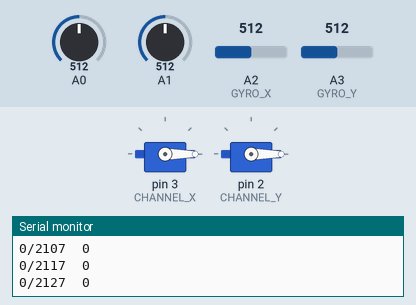
Bench run of a sketch on a simulated Arduino Uno, built with avr-gcc and run on an emulated ATmega328P. Shown: 2 × servo, the last lines printed to the serial monitor. Wiring (inferred from the names in the program): 2 × servo: signal pin 2 / signal pin 3. The inputs (shaded band) are chosen by the test bench; at power-on: A0 = 512, A2 (GYRO_X) = 512, A3 (GYRO_Y) = 512, A1 = 512. Servo pulses on a pin are drawn as a servo (544–2400 µs = 0–180°).

Above: at 2.2 s.
2.3 s: A0 set to 992
At 2.9 s:
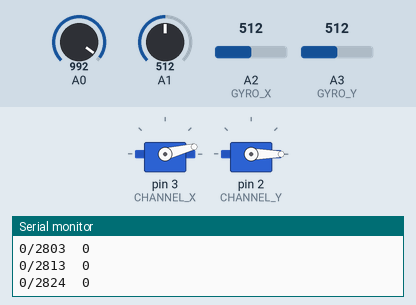
5.3 s: A2 (GYRO_X) set to 306
8.3 s: A3 (GYRO_Y) set to 716
At 9.0 s:
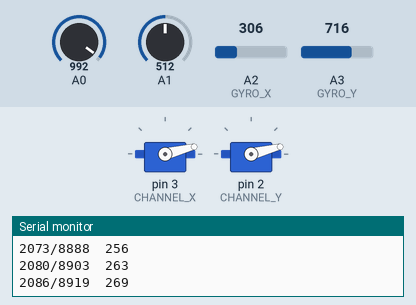
9.9 s: A3 (GYRO_Y) set to 671
11.4 s: A3 (GYRO_Y) set to 664
Timing chart, 0 to 13.9 s (numbered marks = the images above; inputs shaded):
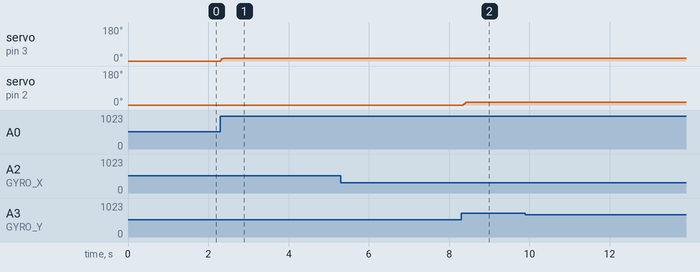

The sketch:

ArduinoMini_and_IDG500_stabilizer.ino
```cpp
/*
** A Gyro based stabilizer for an Arduino 328/8mhz based on the
** Invensense IDG-500 gyro.
 */

// gyro analog X,Y Axis input pin
#define GYRO_X A2
#define GYRO_Y A3

// analog input pins for X,Y axis servo set-point
#define CALIBRATE_X A0
#define CALIBRATE_Y A1

// X and Y Axis Servo PWM signal ping
#define CHANNEL_X 3
#define CHANNEL_Y 2

// PWM signal zero point high duration
#define PWM_PREAMBLE_US 800

// drifts back to set-point at roughly this degrees/sec
#define DRIFT_BACK_TO_CENTER_RATE 10L

struct SERVO {
  int adc_bias;
  int bias_acc;
  char direction;
  int expo;
  long rotation;
  unsigned long last_sample;
  unsigned int pulsewidth_us;
};

struct SERVO servo_x = { 0, 0, -1, 512, 0, 0, 0 };
struct SERVO servo_y = { 0, 0, 1, 512, 0, 0, 0 };

void setup() {
  // initialize serial communication at 9600 8n1
  Serial.begin(9600);

  pinMode(CHANNEL_X, OUTPUT);
  pinMode(CHANNEL_Y, OUTPUT);

  delay(1000);

  // set biases for gyro pins
  servo_x.adc_bias = analogRead(GYRO_X);
  servo_x.last_sample = millis();
  servo_y.adc_bias = analogRead(GYRO_Y);
  servo_y.last_sample = millis();
}

/*
** Reads the supplied gyro axis pin, calibration pin and updates the servo
** pwm time with a correction factor to return the servo to the set point.
*/
void read_gyro(int adcpin, int calibratepin, struct SERVO *servo,
               int limit0, int limit1) {
  unsigned long now = millis();
  int adc = analogRead(adcpin) - servo->adc_bias;
  int calibration = analogRead(calibratepin);

  if (adc > 0 && servo->bias_acc++ > 128) {
    servo->adc_bias++;
    servo->bias_acc -= 128;
  }
  else if (adc < 0 && servo->bias_acc-- < -128) {
    servo->adc_bias--;
    servo->bias_acc += 128;
  }
  adc = adc * servo->direction;

  int tdelta = now - servo->last_sample;
  if (tdelta <= 0) {
    servo->last_sample = now;
    return;
  }

  // drift the notional rotation back to center at 10deg per sec
  if (servo->rotation > 0L) {
    if (servo->rotation > 1000L) {
      servo->rotation -= (DRIFT_BACK_TO_CENTER_RATE * servo->expo / tdelta);
    }
    else {
      servo->rotation = 0;
    }
  }
  else if (servo->rotation < 0L) {
    if (servo->rotation < -1000L) {
      servo->rotation += (DRIFT_BACK_TO_CENTER_RATE * servo->expo / tdelta);
    }
    else {
      servo->rotation = 0;
    }
  }

  // update notional rotation
  servo->rotation += ((long)adc * servo->expo) / tdelta;
  servo->last_sample = now;

  int new_pulsewidth = PWM_PREAMBLE_US + calibration + (servo->rotation / 100);
  if (new_pulsewidth > servo->pulsewidth_us) {
    servo->pulsewidth_us += (new_pulsewidth - servo->pulsewidth_us) / 2;
  } else {
    servo->pulsewidth_us -= (servo->pulsewidth_us - new_pulsewidth) / 2;
  }

  if (servo->pulsewidth_us < limit0) {
    servo->pulsewidth_us = limit0;
  } else if (servo->pulsewidth_us > limit1) {
    servo->pulsewidth_us = limit1;
  }
}


void delay_us(int us) {
  /*
  ** Delays the requested microseconds.  This is slightly better than arduino's version
  */
  while (us--) {
    __asm__("nop\n\t");
  }
}

void update_servos(struct SERVO *servo1, int servo1_pin, struct SERVO *servo2, int servo2_pin) {
  static unsigned long last_run = micros();
  unsigned long now = micros();

  if (now < last_run + 5000) {
    return;
  } else {
    last_run = now;
  }

  digitalWrite(servo1_pin, true);
  digitalWrite(servo2_pin, true);

  // arduino interrupts need to be paused while timing for pulse to avoid jitter
  noInterrupts();
  if (servo1->pulsewidth_us > servo2->pulsewidth_us) {
    delay_us(servo2->pulsewidth_us);
    digitalWrite(servo2_pin, false);
    delay_us(servo1->pulsewidth_us - servo2->pulsewidth_us);
    digitalWrite(servo1_pin, false);
    interrupts();
    delay_us(3000 - servo1->pulsewidth_us);
  } else {
    delay_us(servo1->pulsewidth_us);
    digitalWrite(servo1_pin, false);
    delay_us(servo2->pulsewidth_us - servo1->pulsewidth_us);
    digitalWrite(servo2_pin, false);
    interrupts();
    delay_us(3000 - servo2->pulsewidth_us);
  }
}

void cycle_range() {
  // A debug method which cycles servo over entire range
  static int pulse = 0;
  static char up = 0;
  if (up) {
    pulse++;
  }
  else {
    pulse--;
  }
  if (pulse < 10000) {
    pulse = 10000;
    up = 1;
  }
  else if (pulse > 18000) {
    pulse = 18000;
    up = 0;
  }
  servo_x.pulsewidth_us = servo_y.pulsewidth_us = pulse/10;
}


void loop() {
  read_gyro(GYRO_X, CALIBRATE_X, &servo_x, 1000, 1800);
  read_gyro(GYRO_Y, CALIBRATE_Y, &servo_y, 1000, 1800);
  update_servos(&servo_x, CHANNEL_X, &servo_y, CHANNEL_Y);

  if (1) {
    Serial.print(servo_x.rotation / 1000, DEC);
    Serial.print('/');
    Serial.print(servo_x.last_sample, DEC);
    Serial.print("  ");
    Serial.print(servo_y.rotation / 1000, DEC);
    Serial.print('\n');
  }
}
```

Measured:
- after the input at 2.3 s, servo on pin 3 (CHANNEL_X): 0° → 14° at once
- after the input at 8.3 s, servo on pin 2 (CHANNEL_Y): 0° → 14° after 0.06 s
